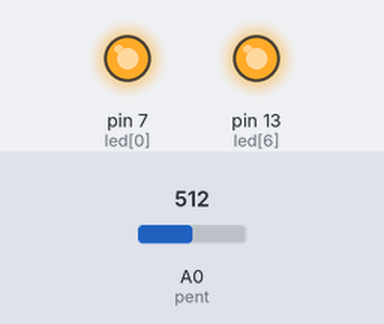
A sketch run on a simulated Arduino Uno, built with avr-gcc and run on an emulated ATmega328P. Parts: output pins drawn as LEDs (lit = HIGH). The inputs (shaded band) are chosen by the test bench; at power-on: A0 (pent) = 512. What the sketch prints to the serial monitor is not drawn.

Above: at 0.1 s.
At 10.1 s:
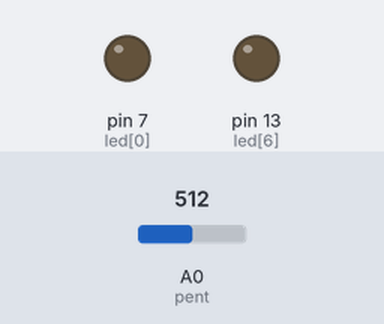
Timing chart, 0 to 11.6 s (numbered marks = the images above):
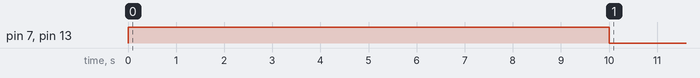

The sketch:

LineLEDwithPent.ino
```cpp
const int pent = A0;
int led[] = {7, 8, 9 ,10, 11, 12, 13};

int pentRaw = 0;
int pentMaped = 0;

int pentRawMax = 0;
int pentRawMin = 1023;

void setup()
{
  Serial.begin(9600);

  pinMode(led[0], OUTPUT);
  pinMode(led[6], OUTPUT);


  digitalWrite(led[0], HIGH);
  digitalWrite(led[1], HIGH);
  digitalWrite(led[2], HIGH);
  digitalWrite(led[3], HIGH);
  digitalWrite(led[4], HIGH);
  digitalWrite(led[5], HIGH);
  digitalWrite(led[6], HIGH);


  while (millis() < 10000)
  {
    pentRaw = analogRead(pent);
    if (pentRaw > pentRawMax)
    {
      pentRawMax = pentRaw;
    }
    if (pentRaw < pentRawMin)
    {
      pentRawMin = pentRaw;
    }
  }

  digitalWrite(led[0], LOW);
  digitalWrite(led[6], LOW);

}

void loop()
{
  pentRaw = analogRead(pent);
  pentMaped = map(pentRaw, pentRawMin, pentRawMax, 0, 7);

  digitalWrite(led[0], LOW);
  digitalWrite(led[1], LOW);
  digitalWrite(led[2], LOW);
  digitalWrite(led[3], LOW);
  digitalWrite(led[4], LOW);
  digitalWrite(led[5], LOW);
  digitalWrite(led[6], LOW);
  digitalWrite(led[pentMaped], HIGH);
  delay(100);

  Serial.print(pentRaw);
  Serial.print("    ");
  Serial.println(pentMaped);
}
```
